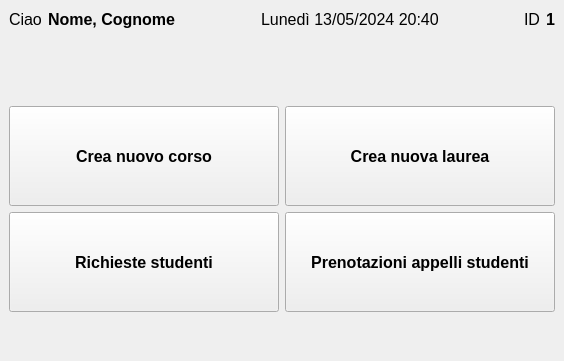
<?xml version="1.0" encoding="UTF-8"?>
<ui version="4.0">
 <class>Segreteria_Home</class>
 <widget class="QMainWindow" name="Segreteria_Home">
  <property name="geometry">
   <rect>
    <x>0</x>
    <y>0</y>
    <width>564</width>
    <height>361</height>
   </rect>
  </property>
  <property name="font">
   <font>
    <family>Segoe UI</family>
   </font>
  </property>
  <property name="windowTitle">
   <string>StudiSync - Segreteria Home</string>
  </property>
  <widget class="QWidget" name="centralwidget">
   <layout class="QVBoxLayout" name="verticalLayout">
    <item>
     <layout class="QHBoxLayout" name="horizontalLayout">
      <item>
       <widget class="QLabel" name="label_6">
        <property name="font">
         <font>
          <family>Segoe UI</family>
          <pointsize>12</pointsize>
         </font>
        </property>
        <property name="text">
         <string>Ciao</string>
        </property>
       </widget>
      </item>
      <item>
       <widget class="QLabel" name="NameLastnameLabel">
        <property name="font">
         <font>
          <family>Segoe UI</family>
          <pointsize>12</pointsize>
          <weight>75</weight>
          <bold>true</bold>
         </font>
        </property>
        <property name="text">
         <string>Nome, Cognome</string>
        </property>
       </widget>
      </item>
      <item>
       <spacer name="horizontalSpacer">
        <property name="orientation">
         <enum>Qt::Horizontal</enum>
        </property>
        <property name="sizeHint" stdset="0">
         <size>
          <width>40</width>
          <height>20</height>
         </size>
        </property>
       </spacer>
      </item>
      <item>
       <widget class="QLabel" name="DateLabel">
        <property name="font">
         <font>
          <family>Segoe UI</family>
          <pointsize>12</pointsize>
         </font>
        </property>
        <property name="text">
         <string>Lunedì 13/05/2024 20:40</string>
        </property>
       </widget>
      </item>
      <item>
       <spacer name="horizontalSpacer_2">
        <property name="orientation">
         <enum>Qt::Horizontal</enum>
        </property>
        <property name="sizeHint" stdset="0">
         <size>
          <width>40</width>
          <height>20</height>
         </size>
        </property>
       </spacer>
      </item>
      <item>
       <widget class="QLabel" name="label_7">
        <property name="font">
         <font>
          <family>Segoe UI</family>
          <pointsize>12</pointsize>
         </font>
        </property>
        <property name="text">
         <string>ID</string>
        </property>
       </widget>
      </item>
      <item>
       <widget class="QLabel" name="MtrLabel">
        <property name="font">
         <font>
          <family>Segoe UI</family>
          <pointsize>12</pointsize>
          <weight>75</weight>
          <bold>true</bold>
         </font>
        </property>
        <property name="text">
         <string>1</string>
        </property>
       </widget>
      </item>
     </layout>
    </item>
    <item>
     <spacer name="verticalSpacer">
      <property name="orientation">
       <enum>Qt::Vertical</enum>
      </property>
      <property name="sizeType">
       <enum>QSizePolicy::Expanding</enum>
      </property>
      <property name="sizeHint" stdset="0">
       <size>
        <width>20</width>
        <height>100</height>
       </size>
      </property>
     </spacer>
    </item>
    <item>
     <layout class="QGridLayout" name="gridLayout_2">
      <item row="2" column="0">
       <widget class="QPushButton" name="DateDiposnibiliEsami">
        <property name="minimumSize">
         <size>
          <width>0</width>
          <height>100</height>
         </size>
        </property>
        <property name="font">
         <font>
          <family>Segoe UI</family>
          <pointsize>12</pointsize>
          <weight>75</weight>
          <bold>true</bold>
         </font>
        </property>
        <property name="text">
         <string>Richieste studenti</string>
        </property>
       </widget>
      </item>
      <item row="0" column="0">
       <widget class="QPushButton" name="InserimentoEsamiButton">
        <property name="minimumSize">
         <size>
          <width>0</width>
          <height>100</height>
         </size>
        </property>
        <property name="font">
         <font>
          <family>Segoe UI</family>
          <pointsize>12</pointsize>
          <weight>75</weight>
          <bold>true</bold>
         </font>
        </property>
        <property name="text">
         <string>Crea nuovo corso</string>
        </property>
       </widget>
      </item>
      <item row="2" column="1">
       <widget class="QPushButton" name="InoltraRichiestaButton">
        <property name="minimumSize">
         <size>
          <width>0</width>
          <height>100</height>
         </size>
        </property>
        <property name="font">
         <font>
          <family>Segoe UI</family>
          <pointsize>12</pointsize>
          <weight>75</weight>
          <bold>true</bold>
         </font>
        </property>
        <property name="text">
         <string>Prenotazioni appelli studenti</string>
        </property>
       </widget>
      </item>
      <item row="0" column="1">
       <widget class="QPushButton" name="InserimentoLaureaButton">
        <property name="minimumSize">
         <size>
          <width>0</width>
          <height>100</height>
         </size>
        </property>
        <property name="font">
         <font>
          <family>Segoe UI</family>
          <pointsize>12</pointsize>
          <weight>75</weight>
          <bold>true</bold>
         </font>
        </property>
        <property name="text">
         <string>Crea nuova laurea</string>
        </property>
       </widget>
      </item>
     </layout>
    </item>
    <item>
     <spacer name="verticalSpacer_2">
      <property name="orientation">
       <enum>Qt::Vertical</enum>
      </property>
      <property name="sizeType">
       <enum>QSizePolicy::MinimumExpanding</enum>
      </property>
      <property name="sizeHint" stdset="0">
       <size>
        <width>20</width>
        <height>40</height>
       </size>
      </property>
     </spacer>
    </item>
   </layout>
  </widget>
  <action name="actionCIso">
   <property name="text">
    <string>CIso</string>
   </property>
  </action>
  <action name="actionCiao">
   <property name="text">
    <string>Ciao</string>
   </property>
  </action>
 </widget>
 <resources/>
 <connections/>
</ui>
